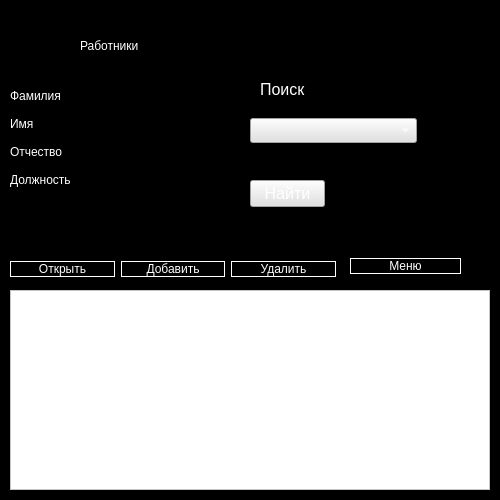
<?xml version="1.0" encoding="UTF-8"?>
<ui version="4.0">
 <class>Form</class>
 <widget class="QWidget" name="Form">
  <property name="geometry">
   <rect>
    <x>0</x>
    <y>0</y>
    <width>500</width>
    <height>500</height>
   </rect>
  </property>
  <property name="windowTitle">
   <string>Form</string>
  </property>
  <property name="styleSheet">
   <string notr="true">background-color: rgb(0, 0, 0);
color: rgb(255, 255, 255);</string>
  </property>
  <widget class="QLabel" name="label_3">
   <property name="geometry">
    <rect>
     <x>80</x>
     <y>20</y>
     <width>281</width>
     <height>51</height>
    </rect>
   </property>
   <property name="toolTip">
    <string>&lt;html&gt;&lt;head/&gt;&lt;body&gt;&lt;p align=&quot;center&quot;&gt;&lt;span style=&quot; font-size:22pt;&quot;&gt;Логин&lt;/span&gt;&lt;/p&gt;&lt;/body&gt;&lt;/html&gt;</string>
   </property>
   <property name="whatsThis">
    <string>&lt;html&gt;&lt;head/&gt;&lt;body&gt;&lt;p&gt;Логин&lt;/p&gt;&lt;/body&gt;&lt;/html&gt;</string>
   </property>
   <property name="styleSheet">
    <string notr="true">font: 40pt &quot;Arial&quot;;</string>
   </property>
   <property name="text">
    <string>Работники </string>
   </property>
   <property name="textFormat">
    <enum>Qt::AutoText</enum>
   </property>
  </widget>
  <widget class="QWidget" name="formLayoutWidget">
   <property name="geometry">
    <rect>
     <x>10</x>
     <y>85</y>
     <width>231</width>
     <height>176</height>
    </rect>
   </property>
   <layout class="QFormLayout" name="formLayout">
    <item row="0" column="0">
     <widget class="QLabel" name="label">
      <property name="toolTip">
       <string>&lt;html&gt;&lt;head/&gt;&lt;body&gt;&lt;p align=&quot;center&quot;&gt;&lt;span style=&quot; font-size:22pt;&quot;&gt;Логин&lt;/span&gt;&lt;/p&gt;&lt;/body&gt;&lt;/html&gt;</string>
      </property>
      <property name="whatsThis">
       <string>&lt;html&gt;&lt;head/&gt;&lt;body&gt;&lt;p&gt;Логин&lt;/p&gt;&lt;/body&gt;&lt;/html&gt;</string>
      </property>
      <property name="styleSheet">
       <string notr="true">font: 12pt &quot;Arial&quot;;</string>
      </property>
      <property name="text">
       <string>Фамилия</string>
      </property>
      <property name="textFormat">
       <enum>Qt::AutoText</enum>
      </property>
     </widget>
    </item>
    <item row="0" column="1">
     <widget class="QLineEdit" name="wrt1">
      <property name="styleSheet">
       <string notr="true">font: 16pt &quot;MS Shell Dlg 2&quot;;
border: 1px solid png(0,0,0);</string>
      </property>
     </widget>
    </item>
    <item row="1" column="0">
     <widget class="QLabel" name="label_2">
      <property name="toolTip">
       <string>&lt;html&gt;&lt;head/&gt;&lt;body&gt;&lt;p align=&quot;center&quot;&gt;&lt;span style=&quot; font-size:22pt;&quot;&gt;Логин&lt;/span&gt;&lt;/p&gt;&lt;/body&gt;&lt;/html&gt;</string>
      </property>
      <property name="whatsThis">
       <string>&lt;html&gt;&lt;head/&gt;&lt;body&gt;&lt;p&gt;Логин&lt;/p&gt;&lt;/body&gt;&lt;/html&gt;</string>
      </property>
      <property name="styleSheet">
       <string notr="true">font: 12pt &quot;Arial&quot;;</string>
      </property>
      <property name="text">
       <string>Имя</string>
      </property>
      <property name="textFormat">
       <enum>Qt::AutoText</enum>
      </property>
     </widget>
    </item>
    <item row="1" column="1">
     <widget class="QLineEdit" name="wrt2">
      <property name="styleSheet">
       <string notr="true">font: 16pt &quot;MS Shell Dlg 2&quot;;
border: 1px solid png(0,0,0);</string>
      </property>
     </widget>
    </item>
    <item row="2" column="0">
     <widget class="QLabel" name="label_4">
      <property name="toolTip">
       <string>&lt;html&gt;&lt;head/&gt;&lt;body&gt;&lt;p align=&quot;center&quot;&gt;&lt;span style=&quot; font-size:22pt;&quot;&gt;Логин&lt;/span&gt;&lt;/p&gt;&lt;/body&gt;&lt;/html&gt;</string>
      </property>
      <property name="whatsThis">
       <string>&lt;html&gt;&lt;head/&gt;&lt;body&gt;&lt;p&gt;Логин&lt;/p&gt;&lt;/body&gt;&lt;/html&gt;</string>
      </property>
      <property name="styleSheet">
       <string notr="true">font: 12pt &quot;Arial&quot;;</string>
      </property>
      <property name="text">
       <string>Отчество</string>
      </property>
      <property name="textFormat">
       <enum>Qt::AutoText</enum>
      </property>
     </widget>
    </item>
    <item row="2" column="1">
     <widget class="QLineEdit" name="wrt3">
      <property name="styleSheet">
       <string notr="true">font: 16pt &quot;MS Shell Dlg 2&quot;;
border: 1px solid png(0,0,0);</string>
      </property>
     </widget>
    </item>
    <item row="3" column="0">
     <widget class="QLabel" name="label_5">
      <property name="toolTip">
       <string>&lt;html&gt;&lt;head/&gt;&lt;body&gt;&lt;p align=&quot;center&quot;&gt;&lt;span style=&quot; font-size:22pt;&quot;&gt;Логин&lt;/span&gt;&lt;/p&gt;&lt;/body&gt;&lt;/html&gt;</string>
      </property>
      <property name="whatsThis">
       <string>&lt;html&gt;&lt;head/&gt;&lt;body&gt;&lt;p&gt;Логин&lt;/p&gt;&lt;/body&gt;&lt;/html&gt;</string>
      </property>
      <property name="styleSheet">
       <string notr="true">font: 12pt &quot;Arial&quot;;</string>
      </property>
      <property name="text">
       <string>Должность</string>
      </property>
      <property name="textFormat">
       <enum>Qt::AutoText</enum>
      </property>
     </widget>
    </item>
    <item row="3" column="1">
     <widget class="QLineEdit" name="wrt4">
      <property name="styleSheet">
       <string notr="true">font: 16pt &quot;MS Shell Dlg 2&quot;;
border: 1px solid png(0,0,0);</string>
      </property>
     </widget>
    </item>
   </layout>
  </widget>
  <widget class="QLabel" name="label_9">
   <property name="geometry">
    <rect>
     <x>260</x>
     <y>80</y>
     <width>51</width>
     <height>19</height>
    </rect>
   </property>
   <property name="sizePolicy">
    <sizepolicy hsizetype="Preferred" vsizetype="Preferred">
     <horstretch>3</horstretch>
     <verstretch>2</verstretch>
    </sizepolicy>
   </property>
   <property name="font">
    <font>
     <pointsize>12</pointsize>
    </font>
   </property>
   <property name="styleSheet">
    <string notr="true"/>
   </property>
   <property name="text">
    <string>Поиск</string>
   </property>
  </widget>
  <widget class="QComboBox" name="cbColNames">
   <property name="geometry">
    <rect>
     <x>250</x>
     <y>118</y>
     <width>167</width>
     <height>25</height>
    </rect>
   </property>
   <property name="sizePolicy">
    <sizepolicy hsizetype="Preferred" vsizetype="Maximum">
     <horstretch>0</horstretch>
     <verstretch>0</verstretch>
    </sizepolicy>
   </property>
   <property name="font">
    <font>
     <pointsize>12</pointsize>
    </font>
   </property>
   <property name="styleSheet">
    <string notr="true">background-color: rgb(225, 225, 225);</string>
   </property>
  </widget>
  <widget class="QLineEdit" name="leFind">
   <property name="enabled">
    <bool>true</bool>
   </property>
   <property name="geometry">
    <rect>
     <x>250</x>
     <y>149</y>
     <width>167</width>
     <height>25</height>
    </rect>
   </property>
   <property name="sizePolicy">
    <sizepolicy hsizetype="Expanding" vsizetype="Maximum">
     <horstretch>0</horstretch>
     <verstretch>0</verstretch>
    </sizepolicy>
   </property>
   <property name="font">
    <font>
     <pointsize>12</pointsize>
    </font>
   </property>
   <property name="styleSheet">
    <string notr="true">color: rgb(225, 225, 225); </string>
   </property>
   <property name="text">
    <string/>
   </property>
  </widget>
  <widget class="QPushButton" name="pbFind">
   <property name="geometry">
    <rect>
     <x>250</x>
     <y>180</y>
     <width>75</width>
     <height>27</height>
    </rect>
   </property>
   <property name="font">
    <font>
     <pointsize>12</pointsize>
    </font>
   </property>
   <property name="styleSheet">
    <string notr="true">background-color: rgb(225, 225, 225);</string>
   </property>
   <property name="text">
    <string>Найти</string>
   </property>
  </widget>
  <widget class="QWidget" name="layoutWidget">
   <property name="geometry">
    <rect>
     <x>10</x>
     <y>250</y>
     <width>326</width>
     <height>39</height>
    </rect>
   </property>
   <layout class="QHBoxLayout" name="horizontalLayout">
    <item>
     <widget class="QPushButton" name="OpenButton">
      <property name="styleSheet">
       <string notr="true">font: 18pt &quot;MS Shell Dlg 2&quot;;
border: 1px solid rgb(255, 255, 255);</string>
      </property>
      <property name="text">
       <string>Открыть</string>
      </property>
     </widget>
    </item>
    <item>
     <widget class="QPushButton" name="InnerButton">
      <property name="styleSheet">
       <string notr="true">font: 18pt &quot;MS Shell Dlg 2&quot;;
border: 1px solid rgb(255, 255, 255);</string>
      </property>
      <property name="text">
       <string>Добавить</string>
      </property>
     </widget>
    </item>
    <item>
     <widget class="QPushButton" name="DeleteButton">
      <property name="styleSheet">
       <string notr="true">font: 18pt &quot;MS Shell Dlg 2&quot;;
border: 1px solid rgb(255, 255, 255);</string>
      </property>
      <property name="text">
       <string>Удалить</string>
      </property>
     </widget>
    </item>
   </layout>
  </widget>
  <widget class="QWidget" name="layoutWidget_2">
   <property name="geometry">
    <rect>
     <x>350</x>
     <y>250</y>
     <width>111</width>
     <height>33</height>
    </rect>
   </property>
   <layout class="QHBoxLayout" name="horizontalLayout_3">
    <item>
     <widget class="QPushButton" name="hub">
      <property name="styleSheet">
       <string notr="true">font: 18pt &quot;MS Shell Dlg 2&quot;;
border: 1px solid rgb(255, 255, 255);</string>
      </property>
      <property name="text">
       <string>Меню</string>
      </property>
     </widget>
    </item>
   </layout>
  </widget>
  <widget class="QTableWidget" name="tableWidget">
   <property name="geometry">
    <rect>
     <x>10</x>
     <y>290</y>
     <width>480</width>
     <height>200</height>
    </rect>
   </property>
   <property name="styleSheet">
    <string notr="true">background-color: rgb(255, 255, 255);
color: rgb(0, 0, 0);
alternate-background-color: rgb(96, 96, 96);
selection-background-color: rgb(40, 40, 40);</string>
   </property>
  </widget>
 </widget>
 <resources/>
 <connections/>
</ui>
